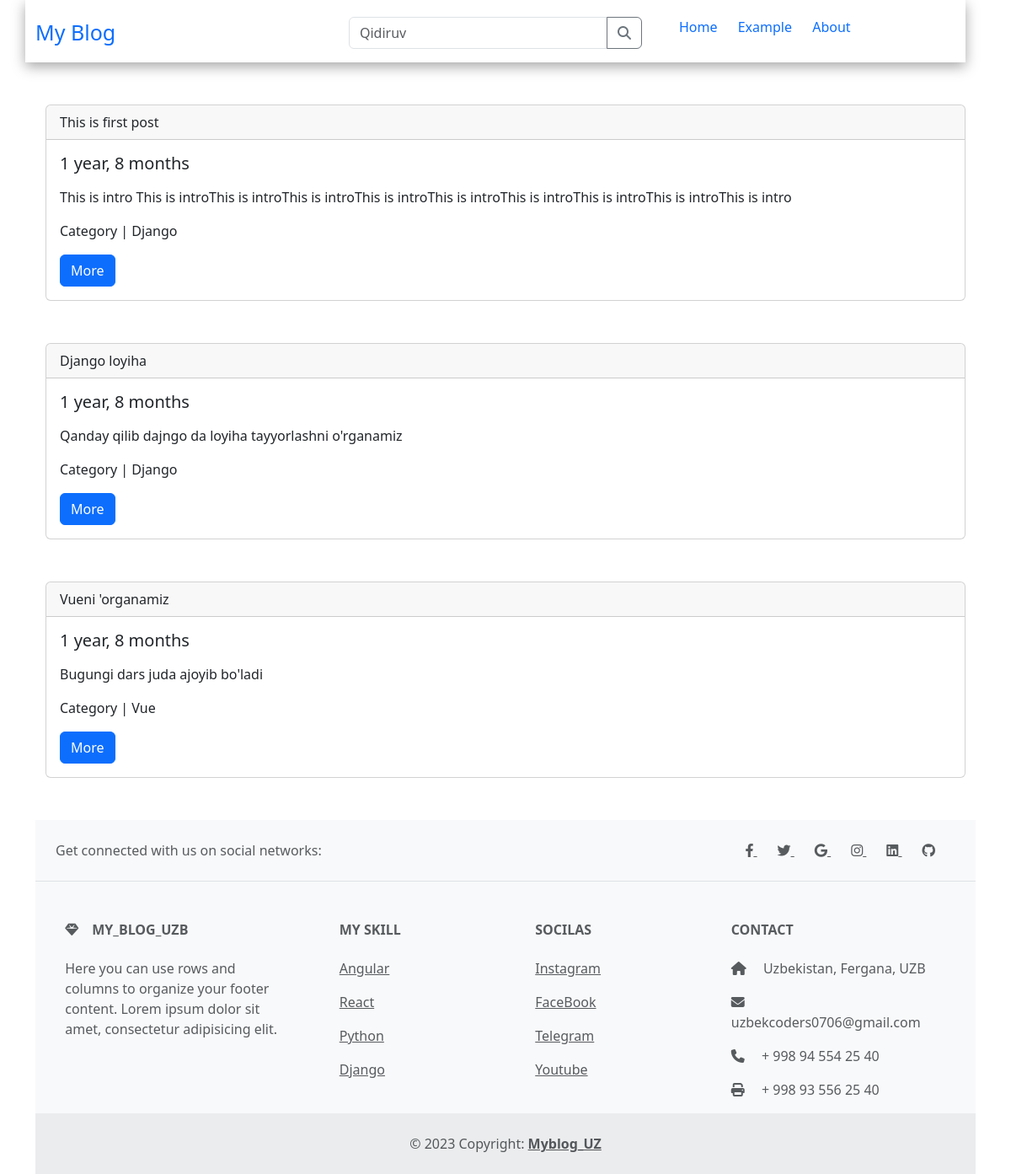
The page / on the database its author committed.
### blog/models.py (models this page shows, shortened)
class Post(models.Model):
    ACTIVE = 'active'
    DRAFT = 'draft'
    CHOICES_STATUS = (
        (ACTIVE, 'Active'),
        ( DRAFT,'Draft')
    )
    category = models.ForeignKey(Category, related_name='posts', on_delete=models.CASCADE)
    title = models.CharField(max_length=255)
    slug = models.SlugField()
    intro = models.TextField()
    body = models.TextField()
    created_at = models.DateTimeField(auto_now_add=True)
    status = models.CharField(max_length=10, choices=CHOICES_STATUS, default=ACTIVE)

class Category(models.Model):
    title = models.CharField(max_length=200)
    slug =  models.SlugField()
    class Meta:
        ordering = ('title'),
        verbose_name_plural = 'Categories'
    def __str__(self) -> str:
        return self.title

### core/views.py (the view)
# urls.py: path('', frontpage, name='frontpage'),
def frontpage(request):
    posts = Post.objects.filter(status=Post.ACTIVE)
    return render(request,'core/frontpage.html',{'posts':posts})

### templates/core/frontpage.html (shortened to what this page needs)
{% extends 'core/base.html' %}
{% block content %}
    <div class="container">
        {% for post in posts %}
        <div class="card" style="margin-top: 50px; margin-bottom: 50px;">
            <div class="card-header">
              {{ post.title }}
            </div>
            <div class="card-body">
              <h5 class="card-title">{{ post.created_at|timesince}}</h5>
              <p class="card-text">{{ post.intro }}</p>
              <p>Category | {{ post.category }}</p>
              <a href="{% url 'post_detail' post.category.slug post.slug %}"  class="btn btn-primary" style="text-decoration: none;">More</a>
            </div>
          </div>
        {% endfor %}
    </div>
{% endblock content %}

### templates/core/base.html (shortened to what this page needs)
<!DOCTYPE html>
{% load static %}
<html lang="en">
<head>
    <link rel="stylesheet" href="{% static 'style.css' %}">
    <link href="https://cdn.jsdelivr.net/npm/bootstrap@5.3.0-alpha1/dist/css/bootstrap.min.css" rel="stylesheet">
    <link rel="stylesheet" href="https://cdnjs.cloudflare.com/ajax/libs/font-awesome/6.2.1/css/all.min.css" />
</head>
<body>
    <div class="container navbars">
        <div class="row">
            <div class="col-4">
                <div class="logo"><a href="{% url 'frontpage' %}"><span>My Blog</span></a></div>
            </div>
            <div class="col-4">
               <form action="">
                <div class="input-group mb-3">
                    <input type="text" class="form-control" placeholder="Qidiruv" aria-label="Recipient's username" aria-describedby="button-addon2">
                    <button class="btn btn-outline-secondary" type="button" id="button-addon2"><i class="fa-sharp fa-solid fa-magnifying-glass"></i></button>
                  </div>
               </form>
            </div>
            <div class="col-4 navt">
                <a href="">Home</a>
                <a href="">Example</a>
                <a href="">About</a>
            </div>
        </div>
    </div>
    <div class="container">
        <section>
        {% block content %}
        {% endblock content %}
        </section>
    </div>
<div class="container">
<footer class="text-center text-lg-start bg-light text-muted">
    <section class="d-flex justify-content-center justify-content-lg-between p-4 border-bottom">
      <div class="me-5 d-none d-lg-block">
        <span>Get connected with us on social networks:</span>
      </div>
      <div>
        <a href="" class="me-4 text-reset">
          <i class="fab fa-facebook-f"></i>
        </a>
        <a href="" class="me-4 text-reset">
          <i class="fab fa-twitter"></i>
        </a>
        <a href="" class="me-4 text-reset">
          <i class="fab fa-google"></i>
        </a>
        <a href="" class="me-4 text-reset">
          <i class="fab fa-instagram"></i>
        </a>
        <a href="" class="me-4 text-reset">
          <i class="fab fa-linkedin"></i>
        </a>
        <a href="" class="me-4 text-reset">
          <i class="fab fa-github"></i>
        </a>
      </div>
    </section>
    <section class="">
      <div class="container text-center text-md-start mt-5">
        <div class="row mt-3">
          <div class="col-md-3 col-lg-4 col-xl-3 mx-auto mb-4">
            <h6 class="text-uppercase fw-bold mb-4">
              <i class="fas fa-gem me-3"></i>My_Blog_UZB
            </h6>
            <p>
              Here you can use rows and columns to organize your footer content. Lorem ipsum
              dolor sit amet, consectetur adipisicing elit.
            </p>
          </div>
          <div class="col-md-2 col-lg-2 col-xl-2 mx-auto mb-4">
            <h6 class="text-uppercase fw-bold mb-4">
              My Skill
            </h6>
            <p>
              <a href="#!" class="text-reset">Angular</a>
            </p>
            <p>
              <a href="#!" class="text-reset">React</a>
            </p>
            <p>
              <a href="#!" class="text-reset">Python</a>
            </p>
            <p>
              <a href="#!" class="text-reset">Django</a>
            </p>
          </div>
          <div class="col-md-3 col-lg-2 col-xl-2 mx-auto mb-4">
            <h6 class="text-uppercase fw-bold mb-4">
              Socilas
            </h6>
            <p>
              <a href="#!" class="text-reset">Instagram</a>
            </p>
            <p>
              <a href="#!" class="text-reset">FaceBook</a>
            </p>
            <p>
              <a href="#!" class="text-reset">Telegram</a>
            </p>
            <p>
              <a href="#!" class="text-reset">Youtube</a>
            </p>
          </div>
          <div class="col-md-4 col-lg-3 col-xl-3 mx-auto mb-md-0 mb-4">
            <h6 class="text-uppercase fw-bold mb-4">Contact</h6>
            <p><i class="fas fa-home me-3"></i> Uzbekistan, Fergana, UZB</p>
            <p>
              <i class="fas fa-envelope me-3"></i>
              uzbekcoders0706@gmail.com
            </p>
            <p><i class="fas fa-phone me-3"></i> + 998 94 554 25 40</p>
            <p><i class="fas fa-print me-3"></i> + 998 93 556 25 40</p>
          </div>
        </div>
      </div>
    </section>
    <div class="text-center p-4" style="background-color: rgba(0, 0, 0, 0.05);">
      © 2023 Copyright:
      <a class="text-reset fw-bold" href="/">Myblog_UZ</a>
    </div>
  </footer>
</div>
</body>
</html>

### static/style.css (style rules this page uses)
.logo a { text-decoration: none; font-size: 25px; }
body { box-sizing: border-box; font-family: Verdana, Geneva, Tahoma, sans-serif; }
.navbars .row { padding-top: 20px; background-color: white; box-shadow: rgba(0, 0, 0, 0.35) 0px 5px 15px; width: 100%; }
.navt a { text-decoration: none; padding-left: 20px; }

### rows shown on the page
Post: title "This is first post", created_at "1 year, 8 months", intro "This is intro This is introThis is introThis is introThis is introThis is introThis is introThis is introThis is introThis is intro", category "Django"
Post: title "Django loyiha", created_at "1 year, 8 months", intro "Qanday qilib dajngo da loyiha tayyorlashni o'rganamiz", category "Django"
Post: title "Vueni 'organamiz", created_at "1 year, 8 months", intro "Bugungi dars juda ajoyib bo'ladi", category "Vue"
